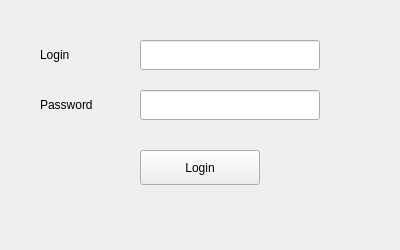
<?xml version="1.0" encoding="UTF-8"?>
<ui version="4.0">
    <class>LoginWindow</class>

    <widget class="QMainWindow" name="LoginWindow">

        <property name="geometry">
            <rect>
                <x>0</x>
                <y>0</y>
                <width>400</width>
                <height>250</height>
            </rect>
        </property>

        <property name="windowTitle">
            <string>Authorization</string>
        </property>

        <widget class="QWidget" name="centralwidget">

            <widget class="QLabel" name="loginLabel">
                <property name="geometry">
                    <rect>
                        <x>40</x>
                        <y>40</y>
                        <width>100</width>
                        <height>30</height>
                    </rect>
                </property>

                <property name="text">
                    <string>Login</string>
                </property>
            </widget>

            <widget class="QLineEdit" name="loginEdit">
                <property name="geometry">
                    <rect>
                        <x>140</x>
                        <y>40</y>
                        <width>180</width>
                        <height>30</height>
                    </rect>
                </property>
            </widget>

            <widget class="QLabel" name="passwordLabel">
                <property name="geometry">
                    <rect>
                        <x>40</x>
                        <y>90</y>
                        <width>100</width>
                        <height>30</height>
                    </rect>
                </property>

                <property name="text">
                    <string>Password</string>
                </property>
            </widget>

            <widget class="QLineEdit" name="passwordEdit">
                <property name="geometry">
                    <rect>
                        <x>140</x>
                        <y>90</y>
                        <width>180</width>
                        <height>30</height>
                    </rect>
                </property>

                <property name="echoMode">
                    <enum>QLineEdit::Password</enum>
                </property>
            </widget>

            <widget class="QPushButton" name="loginButton">
                <property name="geometry">
                    <rect>
                        <x>140</x>
                        <y>150</y>
                        <width>120</width>
                        <height>35</height>
                    </rect>
                </property>

                <property name="text">
                    <string>Login</string>
                </property>
            </widget>

        </widget>

    </widget>

    <resources/>
    <connections/>

</ui>
